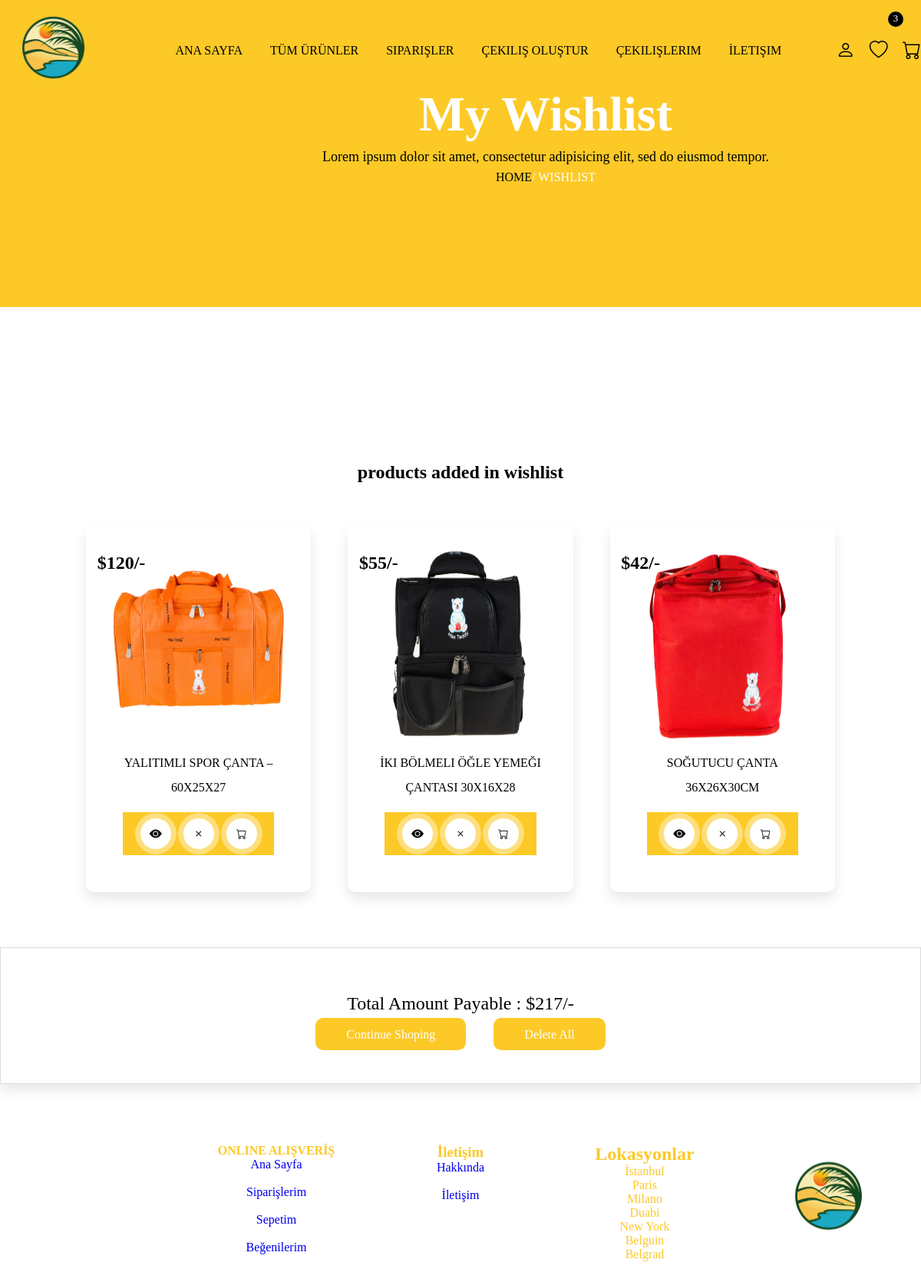
The app's page /wishlist.php (signed in) with its own data.
### tables this page shows
CREATE TABLE `wishlist` (
  `id` int(255) NOT NULL,
  `user_id` int(255) NOT NULL,
  `pid` int(255) NOT NULL,
  `name` varchar(255) NOT NULL,
  `price` varchar(255) NOT NULL,
  `image` varchar(255) NOT NULL
);

### wishlist.php (the view, shortened to what this page needs)
<!DOCTYPE html>
<html lang="en">
<head>
    <link rel="stylesheet" href="https://cdn.jsdelivr.net/npm/bootstrap-icons@1.9.1/font/bootstrap-icons.css">
    <link rel="stylesheet" href="main.css">
</head>
<body>
    <?php include 'header.php'; ?>
    <div class="banner">
        <div class="detail">
            <h1>my wishlist</h1>
            <p>Lorem ipsum dolor sit amet, consectetur adipisicing elit, sed do eiusmod
            tempor.</p>
            <a href="index.php">home</a><span>/ wishlist</span>
        </div>
    </div>
    <div class="line"></div>
    <section class="shop">
        <h1 class="title">products added in wishlist</h1>
            <div class="box-container">
            <?php
                $grand_total=0;
                $select_wishlist = mysqli_query($conn, "SELECT * FROM `wishlist` WHERE user_id = '$user_id'") or die('query failed');
                if (mysqli_num_rows($select_wishlist)>0) {
                    while($fetch_wishlist = mysqli_fetch_assoc($select_wishlist)){
            ?>
            <form method="post" class="box">
                <img src="image/<?php echo $fetch_wishlist['image']; ?>">
                <div class="price">$<?php echo $fetch_wishlist['price']; ?>/-</div>
                <div class="name"><?php echo $fetch_wishlist['name']; ?></div>
                <div class="icon">
                    <a href="view_page.php?pid=<?php echo $fetch_wishlist['id']; ?>" class="bi bi-eye-fill"></a>
                    <a href="wishlist.php?delete=<?php echo $fetch_wishlist['id']; ?>" class="bi bi-x" onclick="return confirm('do you want to delete this product from your wishlist')"></a>
                    <button type="submit" name="add_to_cart" class="bi bi-cart"></button>
                </div>
            </form>
            <?php
                    $grand_total+=$fetch_wishlist['price'];
                    }
                }else{
                    echo '<p class="empty">no products added yet!</p>';
                }
            ?>
        </div>
        <div class="wishlist_total">
            <p>total amount payable : <span>$<?php echo $grand_total; ?>/-</span></p>
            <a href="shop.php" class="btn">continue shoping</a>
            <a href="wishlist.php?delete_all" class="btn <?php echo ($grand_total)?'':'disabled'?>" onclick="return confirm('do you want to delete all items in your wishlist')">delete all</a>
        </div>
    </section>
    <?php include 'footer.php'; ?>
</body>
</html>

### main.css (style rules this page uses)
* { margin: 0; padding: 0; box-sizing: border-box; }
:root { --box-shadow: 0px 0px 0px 7px rgb(255 255 255/40%); --box-shadow2: 0 .5rem 1rem rgba(0, 0, 0, 0.1); --orange: #fcc927; }
a { text-decoration: none; }
.btn { padding: .8rem 2.5em; text-transform: uppercase; background: #fff; color: var(--orange); border-radius: 10px; cursor: pointer; }
.title { text-align: center; margin-bottom: 1rem }
.line, .line4 { width: 100%; height: 100px; margin-top: -3.6rem; }
.line { margin-bottom: 10rem; }
.banner { background: var(--orange); width: 100%; height: 50vh; position: relative; z-index: 1; }
.banner::before { position: absolute; content: ''; bottom: -18%; right: 0; width: 316px; height: 245px; background-size: 314px; background-repeat: no-repeat; }
.banner .detail { position: absolute; padding: 7rem 0; left: 35%; text-align: center; z-index: 200; }
.banner .detail h1 { font-size: 4rem; color: #fff; text-transform: capitalize; }
.banner .detail p { font-size: 18px; line-height: 2; }
.banner .detail a { text-transform: uppercase; color: #000; }
.banner .detail span { color: #fff; text-transform: uppercase; }
.box-container { padding: 2% 8%; display: grid; grid-template-columns: repeat(auto-fit, minmax(20rem, 1fr)); column-gap: 1rem; }
.box-container .box, .popular-brands-content .card { background: #fff; box-shadow: var(--box-shadow2); padding: 2rem; margin: 1rem; text-align: center; border-radius: 10px; line-height: 2; text-transform: uppercase; position: relative; }
.box-container .box img { width: 100%; height: 250px; }
.box-container .box .icon, .popular-brands-content .card .icon { display: flex; padding: 0; justify-content: center; align-items: center; background: var(--orange); margin: 1rem; }
.box-container .box button, .popular-brands-content .card button { border: none; cursor: pointer; }
.box-container .box .icon button, .box-container .box .icon a, .popular-brands-content .card button, .popular-brands-content .card a { width: 40px; height: 40px; border-radius: 50%; padding: 0; display: flex; justify-content: center; align-items: center; color: #000; background: #fff; margin: .5rem; box-shadow: var(--box-shadow); }
.price { position: absolute; text-align: 5%; left: 5%; top: 5%; font-weight: bold; font-size: 1.5rem; }
.wishlist_total { max-width: 1200px; box-shadow: var(--box-shadow2); margin: 2rem auto; border: 1px solid gainsboro; text-align: center; padding: 3rem 0; line-height: 2; text-transform: capitalize; margin-bottom: 3rem; }
.wishlist_total p { font-size: 1.5rem; }
.wishlist_total a { text-transform: capitalize; font-size: 16px; margin-right: 2rem; }
.wishlist_total .btn { background: var(--orange); color: #fff; margin:1rem; text-transform: capitalize; }

### records on screen
wishlist: image (picture), price "120", name "YALITIMLI SPOR ÇANTA – 60X25X27"
wishlist: image (picture), price "55", name "İKI BÖLMELI ÖĞLE YEMEĞI ÇANTASI 30X16X28"
wishlist: image (picture), price "42", name "SOĞUTUCU ÇANTA 36X26X30CM"

### other values on screen
$wishlist_num_rows "3"
$grand_total "217"
